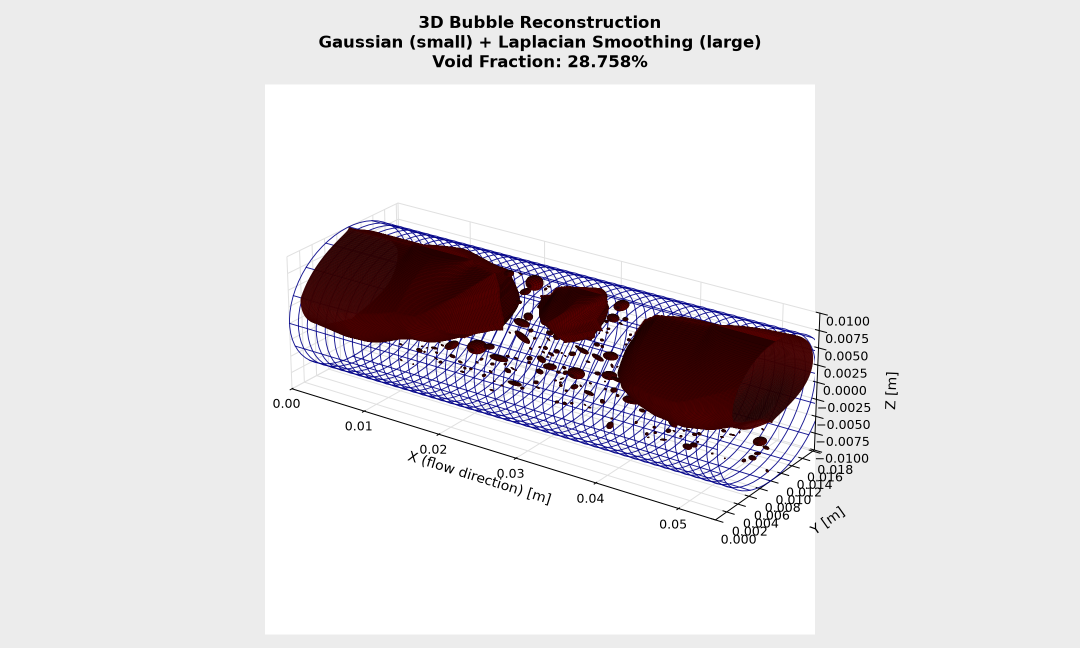
#> input picture 0_docs/assets/3d_bubble_render.png, 2160 x 1296 px (shown at 1/2 size)
$ python 4_2d_void_fraction_reconstruct.py -m ../0_docs/assets
#> lines starting #> are read from the running program, lines starting #| are printed output that depends on the picture; after the words box and inside, x2 and y2 are one past the last pixel; in counts of white or black regions, pixels touching at a corner belong together
import argparse
from pathlib import Path

import cv2
import numpy as np
import pandas as pd
from scipy.ndimage import distance_transform_edt

try:
    from model_training.render_3d_flow import (
        reconstruct_3d_bubbles_si,
        render_3d_flow_visualization,
    )
except ImportError:
    import sys

    sys.path.append(str(Path(__file__).resolve().parent.parent))
    from model_training.render_3d_flow import (
        reconstruct_3d_bubbles_si,
        render_3d_flow_visualization,
    )


# [39 lines left out: function calculate_rouhani_axelsson_void_fraction, not called in this run]


def compute_3d_gas_volume(
    mask_2d: np.ndarray,
    pipe_radius_px: float,
    pipe_center_y_px: float,
    smoothing_lambda: float = 0.05,
    pixel_size_m: float | None = None,
    regime_thresh_px: float | None = None,
) -> float:
    """
    Reconstructs 3D gas volumes from 2D projected binary masks using a dual-regime approach:
      1. Small Bubbles (d_eq < 2*R_pipe or area < regime_thresh_px): 3D ellipsoid model
         bounded by local circular tube chord depth.
      2. Large Slugs: Local circular cylinder chord depth profile z_chord(y) = sqrt(R^2 - delta_y^2)
         with exponential Laplacian boundary smoothing (Eduardo Reis, Eq 3.2):
         D'(p) = z_chord(y) * exp(-1 / (lambda * dist(p) + eps))

    If pixel_size_m is provided, calculation is performed and returned in SI cubic meters (m^3).
    Otherwise, returns volume in cubic pixels (px^3) for legacy compatibility.

    Parameters:
        mask_2d: Binary mask array (H, W) where >0 is gas and 0 is liquid.
        pipe_radius_px: Pipe internal radius in pixels.
        pipe_center_y_px: Vertical y-coordinate of the pipe centerline in the image.
        smoothing_lambda: Boundary smoothing factor for large slug extrusion.
        pixel_size_m: Optional pixel size in meters/pixel for direct SI output.
        regime_thresh_px: Optional custom pixel area threshold distinguishing regimes.
                          Defaults to physical threshold based on pipe radius.
    """
    h_img, w_img = mask_2d.shape
    num_labels, labels, stats, centroids = cv2.connectedComponentsWithStats(mask_2d, connectivity=8)
    total_volume_px3 = 0.0

    # Default regime threshold: bubble equivalent diameter reaching channel diameter (2 * R)
    # Area = pi * R^2 (in pixels)
    if regime_thresh_px is None:
        regime_thresh_px = np.pi * (pipe_radius_px**2)

    # Pre-calculate 1D vertical chord depth profile for the cylindrical tube:
    # z_chord(y) = sqrt(max(0, R^2 - (y - y_center)^2))
    y_indices = np.arange(h_img, dtype=np.float64)
    delta_y = np.abs(y_indices - pipe_center_y_px)
    r2_minus_y2 = np.maximum(0.0, (pipe_radius_px**2) - (delta_y**2))
    z_chord_profile = np.sqrt(r2_minus_y2)  # Shape (H,)
    # 2D broadcasted tube depth map: Shape (H, W)
    z_chord_map_2d = np.repeat(z_chord_profile[:, np.newaxis], w_img, axis=1)

    for i in range(1, num_labels):
        area = stats[i, cv2.CC_STAT_AREA]
        w = stats[i, cv2.CC_STAT_WIDTH]
        h = stats[i, cv2.CC_STAT_HEIGHT]

        if area < 3:
            continue

        blob_mask = (labels == i).astype(np.uint8)
        c_y = centroids[i][1]

        # Local cylindrical depth available at the bubble's transverse position
        delta_y_c = abs(c_y - pipe_center_y_px)
        z_local_max = np.sqrt(max(0.0, (pipe_radius_px**2) - (delta_y_c**2)))

        # Regime 1: Small Bubbles (area < regime_thresh_px) -> 3D Ellipsoid
        if area < regime_thresh_px:
            contours, _ = cv2.findContours(blob_mask, cv2.RETR_EXTERNAL, cv2.CHAIN_APPROX_SIMPLE)
            fitted = False
            if len(contours) > 0 and len(contours[0]) >= 5:
                try:
                    box = cv2.fitEllipse(contours[0])
                    d1, d2 = box[1]
                    # Ensure major and minor axes are properly sorted
                    d_major = max(float(d1), float(d2))
                    d_minor = min(float(d1), float(d2))
                    # Guard against NaN/negative values from OpenCV fitEllipse
                    if not (np.isnan(d_major) or np.isnan(d_minor) or d_minor <= 0 or d_major <= 0):
                        a = min(d_major / 2.0, max(w, h))  # Semi-major axis
                        b = min(d_minor / 2.0, min(w, h))  # Semi-minor axis
                        fitted = True
                except (cv2.error, ValueError, TypeError):
                    fitted = False

            if not fitted:
                r = np.sqrt(area / np.pi)
                a, b = r, r
            else:
                # Area conservation guardrail (Week 37):
                # For irregular, concave, or odd-shaped non-convex bubbles, fitEllipse can
                # severely overestimate the 2D projected area (pi * a * b >> area).
                # We scale a and b to strictly conserve the actual measured 2D bubble area.
                ellipse_area = np.pi * a * b
                if ellipse_area > 0 and area > 0:
                    scale = min(1.0, np.sqrt(area / ellipse_area))
                    a *= scale
                    b *= scale

            # Constrain out-of-plane depth semi-axis c by local cylindrical chord depth
            c = min(b, z_local_max)
            vol_i = (4.0 / 3.0) * np.pi * a * b * c
            if not np.isnan(vol_i):
                total_volume_px3 += vol_i

        # Regime 2: Large Slugs (>= regime_thresh_px) -> Laplacian Extrusion of Tube Chord
        else:
            dist_map = distance_transform_edt(blob_mask)
            # Eduardo Reis (2025) Eq 3.2: D'(p) = D(p) * exp(-1 / (lambda * d(p)))
            # The local chord depth z_chord_map_2d is scaled by boundary attenuation
            depth_map = z_chord_map_2d * np.exp(-1.0 / (smoothing_lambda * dist_map + 1e-5))
            depth_map_curved = np.minimum(depth_map, z_chord_map_2d)
            # Multiply by 2 for front + back symmetric halves
            vol_i = 2.0 * np.sum(depth_map_curved[blob_mask == 1])
            if not np.isnan(vol_i):
                total_volume_px3 += vol_i

    if pixel_size_m is not None:
        # Convert px^3 to standard SI m^3
        return total_volume_px3 * (pixel_size_m**3)

    return total_volume_px3


def run_reconstruction(
    mask_dir: Path,
    output_csv: Path,
    pixel_size: float,
    diameter: float,
    vapor_quality: float | None = None,
    mass_flux: float | None = None,
    render_sample: bool = False,
    render_output: Path | None = None,
    pipe_center_y_px: float | None = None,
    regime_thresh_px: float | None = None,
):
    """
    Executes frame-by-frame 3D void fraction reconstruction in standard SI units.
    """
#> called with pixel_size = 8.6e-05, diameter = 0.02, render_sample = False
    mask_files = sorted(mask_dir.glob("*.png"))
    if not mask_files:
        raise FileNotFoundError(f"No masks found in {mask_dir}")

    # Standardize inputs to SI units (meters)
    # If user passed pixel_size > 0.001, it was specified in mm -> convert to meters
    pixel_size_m = pixel_size * 1e-3 if pixel_size > 0.001 else pixel_size

    # If diameter > 0.05, it was likely passed in mm (e.g. 20.0 mm) -> convert to meters
    diameter_m = diameter * 1e-3 if diameter > 0.05 else diameter

    pipe_radius_m = diameter_m / 2.0
    pipe_radius_px = pipe_radius_m / pixel_size_m

    print("Executing 3D void fraction reconstruction in standard SI units:")
    print(f"  Masks count         : {len(mask_files)}")
    print(f"  Pixel size (SI)     : {pixel_size_m:.6e} m/px ({pixel_size_m * 1e3:.4f} mm/px)")
    print(f"  Channel diameter (SI): {diameter_m:.6e} m ({diameter_m * 1e3:.2f} mm)")
    print(f"  Channel radius (SI) : {pipe_radius_m:.6e} m ({pipe_radius_px:.1f} px)")

    records = []
    first_recon_data = None

    for idx, f in enumerate(mask_files):
        mask = cv2.imread(str(f), cv2.IMREAD_GRAYSCALE)
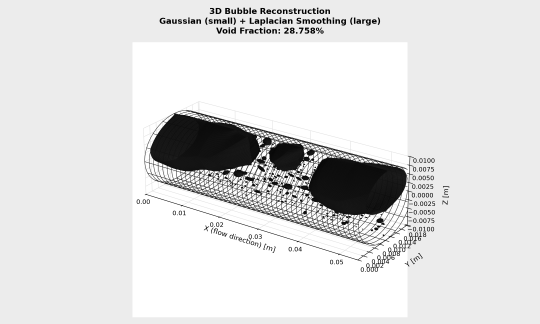
#> mask: shape (1296, 2160) (shown at 1/4 size); min 0, max 255, mean 222.8
        if mask is None:
            continue
        h, w = mask.shape
        cy = pipe_center_y_px if pipe_center_y_px is not None else (h / 2.0)

        # Channel section length and cylindrical volume in SI (m, m^3)
        pipe_length_m = float(w) * pixel_size_m
        v_pipe_m3 = np.pi * (pipe_radius_m**2) * pipe_length_m

        # Pixel-space reference volume for cross-verification
        pipe_length_px = float(w)
        v_pipe_px3 = np.pi * (pipe_radius_px**2) * pipe_length_px

        # Reconstruct gas volume in SI (m^3)
        v_gas_m3 = compute_3d_gas_volume(
            mask,
            pipe_radius_px,
            cy,
            pixel_size_m=pixel_size_m,
            regime_thresh_px=regime_thresh_px,
        )
#> in compute_3d_gas_volume, `num_labels, labels, stats, centroids = cv2.connectedComponentsWithStat..`:
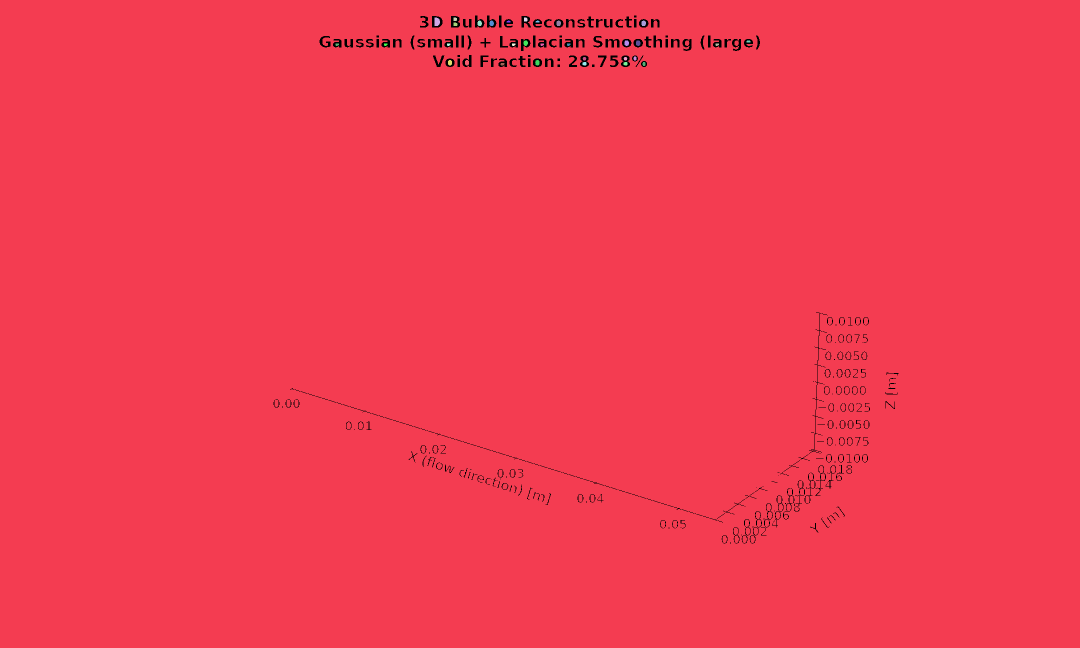
#> labels: shape (1296, 2160) int32 (shown at 1/2 size); 33 distinct labels, from 0 to 32; one colour per label, 0 black
#> in compute_3d_gas_volume, `num_labels, labels, stats, centroids = cv2.connectedComponentsWithStat..`: num_labels = 33; stats = 33 rows, first 6: [547, 31, 1250, 1056, 21550], [0, 0, 2160, 1296, 2776102], [869, 35, 11, 17, 161], [907, 35, 7, 7, 46], [1048, 35, 7, 8, 52], [955, 41, 9, 11, 80]; centroids = 33 pairs, first value 673.8 to 1496.5, second value 38.07 to 650
#> the loop in compute_3d_gas_volume, `for i in range(1, num_labels):` made 32 passes
#> (area, w, h, c_y, delta_y_c, z_local_max, contours, box) on passes 7 to 8: (26, 8, 4, 42.81, 605.2, 0, 1 contour, all with area under 20, ((1016.5, 43.67), (5.17, 7.42), 75.87)), (26, 8, 4, 42.81, 605.2, 0, 1 contour, all with area under 20, ((1074.5, 43.67), (5.17, 7.42), 75.87))
#> pass 1, in compute_3d_gas_volume, `blob_mask = (labels == i).astype(np.uint8)`:
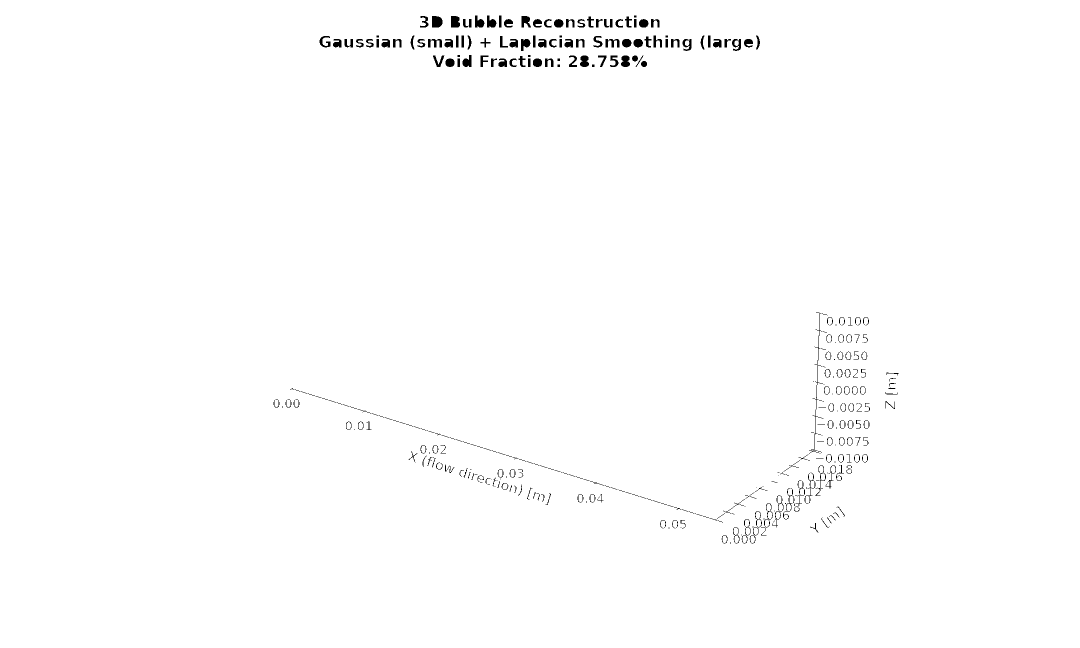
#> blob_mask: shape (1296, 2160) (shown at 1/2 size); values 0 (black) and 1 (white), 99.2% white; 366 black regions (153 under 20 px), largest, box (x1, y1, x2, y2) and area: (864, 32, 885, 55) 427, (1618, 624, 1647, 908) 415, (902, 32, 920, 55) 376
#> pass 1, in compute_3d_gas_volume, `dist_map = distance_transform_edt(blob_mask)`:
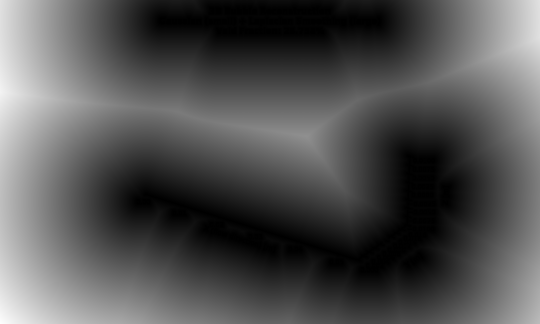
#> dist_map: shape (1296, 2160) float64 (shown at 1/4 size); min 0, max 730.6, mean 236.4; drawn with min black and max white
#> pass 1, in compute_3d_gas_volume, `depth_map = z_chord_map_2d * np.exp(-1.0 / (smoothing_lambda * dist_ma..`:
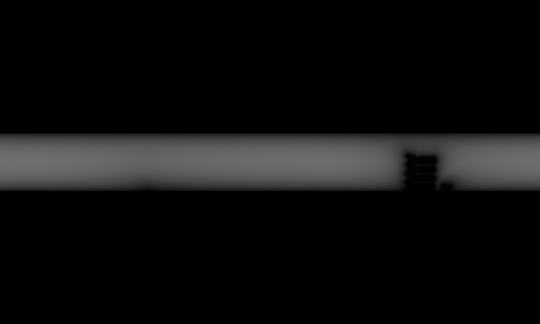
#> depth_map: shape (1296, 2160) float64 (shown at 1/4 size); min 0, max 112.3, mean 13.9
#> pass 2, in compute_3d_gas_volume, `blob_mask = (labels == i).astype(np.uint8)`:
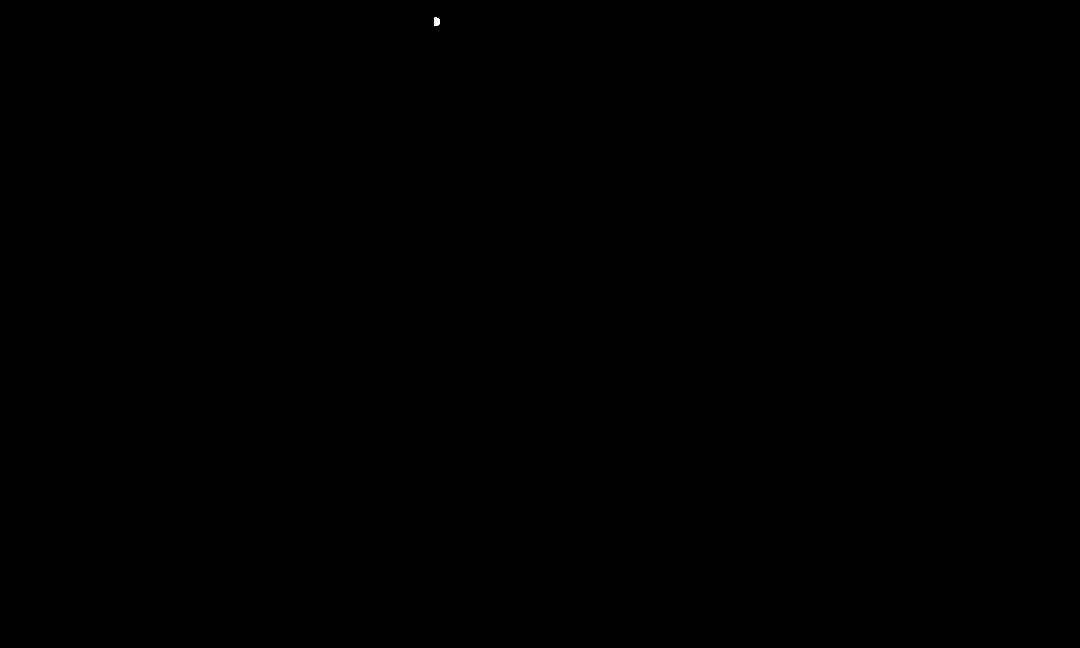
#> blob_mask: shape (1296, 2160) (shown at 1/2 size); values 0 (black) and 1 (white), 0.01% white; 1 white region, box (x1, y1, x2, y2) and area: (869, 35, 880, 52) 161
        v_gas_px3 = v_gas_m3 / (pixel_size_m**3)

        # Alpha is physically bounded between 0.0 and 1.0
        alpha = float(np.clip(v_gas_m3 / (v_pipe_m3 + 1e-12), 0.0, 1.0))

        records.append(
            {
                "frame": f.stem,
                "gas_volume_m3": v_gas_m3,
                "pipe_volume_m3": v_pipe_m3,
                "void_fraction_alpha": alpha,
                "gas_volume_px3": v_gas_px3,
                "pipe_volume_px3": v_pipe_px3,
            }
        )

        if idx == 0 and render_sample:
            first_recon_data = reconstruct_3d_bubbles_si(
                mask, pixel_size_m=pixel_size_m, pipe_dia_m=diameter_m
            )

    output_csv.parent.mkdir(parents=True, exist_ok=True)
    df = pd.DataFrame(records)
    df.to_csv(output_csv, index=False)

    mean_alpha = float(df["void_fraction_alpha"].mean())

    print("\n" + "=" * 52)
    print("      VOID FRACTION RECONSTRUCTION SUMMARY (SI)      ")
    print("=" * 52)
    print(f"Frames Analyzed     : {len(df)}")
#| Frames Analyzed     : 1
    print(f"Mean Alpha (alpha_exp): {mean_alpha:.4f} ({mean_alpha * 100:.3f}%)")
#| Mean Alpha (alpha_exp): 0.8471 (84.712%)
    print(f"Min Alpha           : {df['void_fraction_alpha'].min():.4f}")
#| Min Alpha           : 0.8471
    print(f"Max Alpha           : {df['void_fraction_alpha'].max():.4f}")
#| Max Alpha           : 0.8471
    print(f"Standard Dev        : {df['void_fraction_alpha'].std():.4f}")
#| Standard Dev        : nan
    print(f"Mean Gas Volume     : {df['gas_volume_m3'].mean():.6e} m³")
#| Mean Gas Volume     : 4.943665e-05 m³
    print(f"Mean Pipe Volume    : {df['pipe_volume_m3'].mean():.6e} m³")
#| Mean Pipe Volume    : 5.835823e-05 m³

    # Theoretical Rouhani-Axelsson benchmark comparison in SI
    if vapor_quality is not None and mass_flux is not None:
        epsilon_th = calculate_rouhani_axelsson_void_fraction(vapor_quality, mass_flux)
        rel_diff = abs(mean_alpha - epsilon_th) / max(epsilon_th, 1e-5) * 100.0
        print("-" * 52)
        print("     ROUHANI-AXELSSON THEORETICAL BENCHMARK (SI)     ")
        print("-" * 52)
        print(f"Vapor Quality (x)   : {vapor_quality:.4f} [-]")
        print(f"Mass Flux (G)       : {mass_flux:.1f} kg/(m² s)")
        print(f"Theoretical Void (ε): {epsilon_th:.4f} ({epsilon_th * 100:.2f}%)")
        print(f"Relative Difference : {rel_diff:.2f} %")

    print("=" * 52)
    print(f"Results saved to    : {output_csv}")

    # If 3D render is requested, render the sample frame
    if render_sample and first_recon_data is not None:
        render_path = (
            render_output
            if render_output is not None
            else output_csv.parent / "3d_reconstruction_render.png"
        )
        rendered = render_3d_flow_visualization(first_recon_data, render_path)
        print(f"Rendered 3D artifact: {rendered}")


if __name__ == "__main__":
    parser = argparse.ArgumentParser(
        description="3D Bubble Reconstruction and Void Fraction Analysis in SI Units"
    )
    parser.add_argument(
        "--masks",
        "-m",
        type=Path,
        required=True,
        help="Path to folder containing binary mask PNGs",
    )
    parser.add_argument(
        "--output-csv",
        "-o",
        type=Path,
        default=Path("results/void_fraction_results.csv"),
        help="Output CSV path",
    )
    parser.add_argument(
        "--pixel-size",
        type=float,
        default=8.6e-5,
        help="Pixel size in meters/pixel (SI, default: 8.6e-5 m/px = 0.086 mm/px) or mm/pixel",
    )
    parser.add_argument(
        "--diameter",
        type=float,
        default=0.020,
        help="Channel inner diameter in meters (SI, default: 0.020 m = 20 mm) or mm",
    )
    parser.add_argument(
        "--vapor-quality",
        "-x",
        type=float,
        default=None,
        help="Optional vapor quality (x) for Rouhani-Axelsson benchmark",
    )
    parser.add_argument(
        "--mass-flux",
        "-G",
        type=float,
        default=None,
        help="Optional mass flux G in kg/(m^2 s) for Rouhani-Axelsson benchmark",
    )
    parser.add_argument(
        "--render",
        action="store_true",
        help="Render 3D flow reconstruction image artifact",
    )
    parser.add_argument(
        "--render-output",
        type=Path,
        default=None,
        help="Path for rendered 3D image artifact",
    )
    parser.add_argument(
        "--pipe-center-y",
        type=float,
        default=None,
        help="Optional vertical y-coordinate of pipe centerline in pixels (default: h / 2.0)",
    )
    parser.add_argument(
        "--regime-thresh-px",
        type=float,
        default=None,
        help="Optional pixel area threshold between small bubble and slug regimes (default: pi * R^2)",
    )
    args = parser.parse_args()

    run_reconstruction(
        args.masks,
        args.output_csv,
        args.pixel_size,
        args.diameter,
        args.vapor_quality,
        args.mass_flux,
        render_sample=args.render,
        render_output=args.render_output,
        pipe_center_y_px=args.pipe_center_y,
        regime_thresh_px=args.regime_thresh_px,
    )
